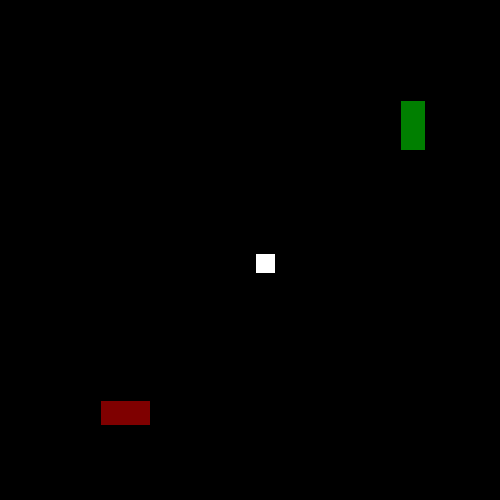
Frame 1 (no input)
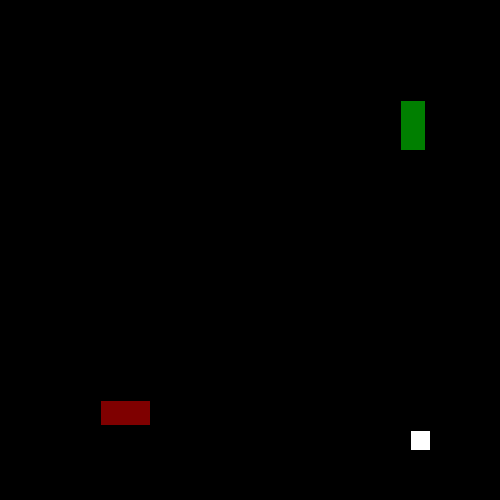
Frame 60 (the mouse pressed at the canvas centre just before this capture)
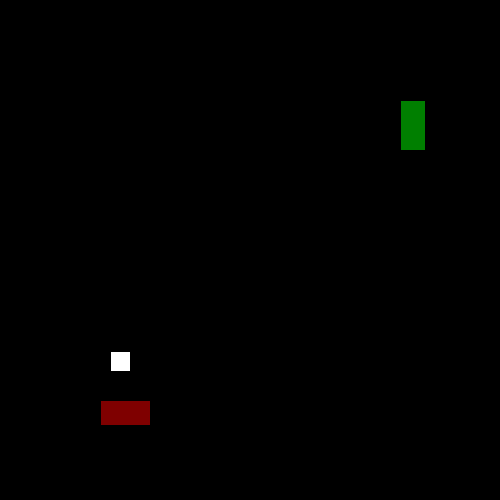
Frame 120 (the mouse held since frame 60 and released just before this capture)

The Processing sketch that drew these frames (run headless with seeded random() and noise(); from frame 60 on, the mouse is pressed at the canvas centre):

// Processing sketch: Obstacles
// ── Obstacles.pde
float obstacle1X;
float obstacle1Y;
float obstacle1W;
float obstacle1H;

float obstacle2X;
float obstacle2Y;
float obstacle2W;
float obstacle2H;

float playerX;
float playerY;
float playerW;
float playerH;
float playerVX;
float playerVY;

void setup() {
  size(500, 500);
  
  obstacle1X = width / 5;
  obstacle1Y = 4 * height / 5;
    obstacle1W = width / 10;
  obstacle1H = height / 20;

  obstacle2X = 4 * width / 5;
  obstacle2Y = height / 5;
  obstacle2W = width / 20;
  obstacle2H = height / 10;
  
  playerX = width / 2;
  playerY = height / 2;
  playerW = width / 25;
  playerH = width / 25;
  playerVX = 5;
  playerVY = 3;
}

void draw() {
  background(0);
  
  playerX += playerVX;
  playerY += playerVY;
  
  if (playerX <= 0) {
    playerX = 0;
    playerVX = -playerVX;
  } else if (playerX + playerW >= width) {
    playerX = width - playerW;
    playerVX = -playerVX;
  }
  if (playerY <= 0) {
    playerY = 0;
    playerVY = -playerVY;
  } else if (playerY + playerH >= height) {
    playerY = height - playerH;
    playerVY = -playerVY;
  }
    
  if (playerX <= obstacle1X + obstacle1W && playerX + playerW >= obstacle1X &&
    playerY <= obstacle1Y + obstacle1H && playerY + playerH >= obstacle1Y)
    fill(255, 0, 0);
  else
    fill(127, 0, 0);
  rect(obstacle1X, obstacle1Y, obstacle1W, obstacle1H);
  
  if (playerX <= obstacle2X + obstacle2W && playerX + playerW >= obstacle2X &&
    playerY <= obstacle2Y + obstacle2H && playerY + playerH >= obstacle2Y)
    fill(0, 255, 0);
  else
    fill(0, 127, 0);
  rect(obstacle2X, obstacle2Y, obstacle2W, obstacle2H);

  fill(255);
  rect(playerX, playerY, playerW, playerH);
}
